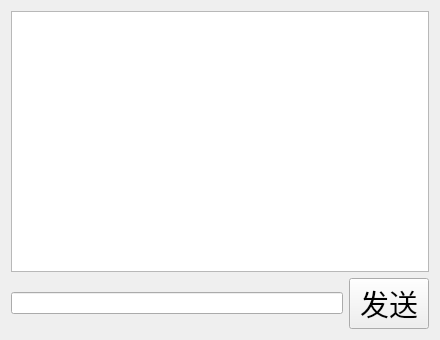
<?xml version="1.0" encoding="UTF-8"?>
<ui version="4.0">
 <class>PrivateChat</class>
 <widget class="QWidget" name="PrivateChat">
  <property name="geometry">
   <rect>
    <x>0</x>
    <y>0</y>
    <width>440</width>
    <height>340</height>
   </rect>
  </property>
  <property name="windowTitle">
   <string>Form</string>
  </property>
  <layout class="QVBoxLayout" name="verticalLayout_2">
   <item>
    <layout class="QVBoxLayout" name="verticalLayout">
     <item>
      <widget class="QTextEdit" name="showMsg_te"/>
     </item>
     <item>
      <layout class="QHBoxLayout" name="horizontalLayout">
       <item>
        <widget class="QLineEdit" name="inputMsg_le"/>
       </item>
       <item>
        <widget class="QPushButton" name="sendMsg_pb">
         <property name="font">
          <font>
           <pointsize>22</pointsize>
          </font>
         </property>
         <property name="text">
          <string>发送</string>
         </property>
        </widget>
       </item>
      </layout>
     </item>
    </layout>
   </item>
  </layout>
 </widget>
 <resources/>
 <connections/>
</ui>
